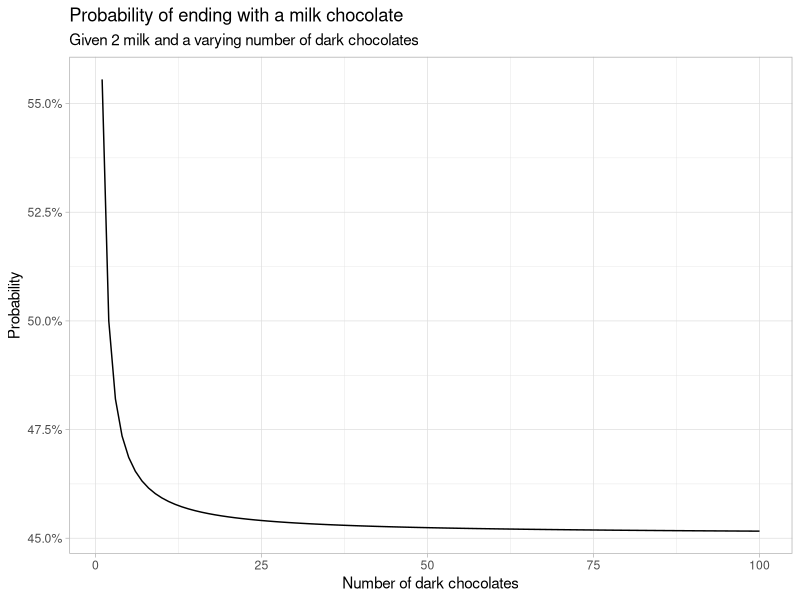
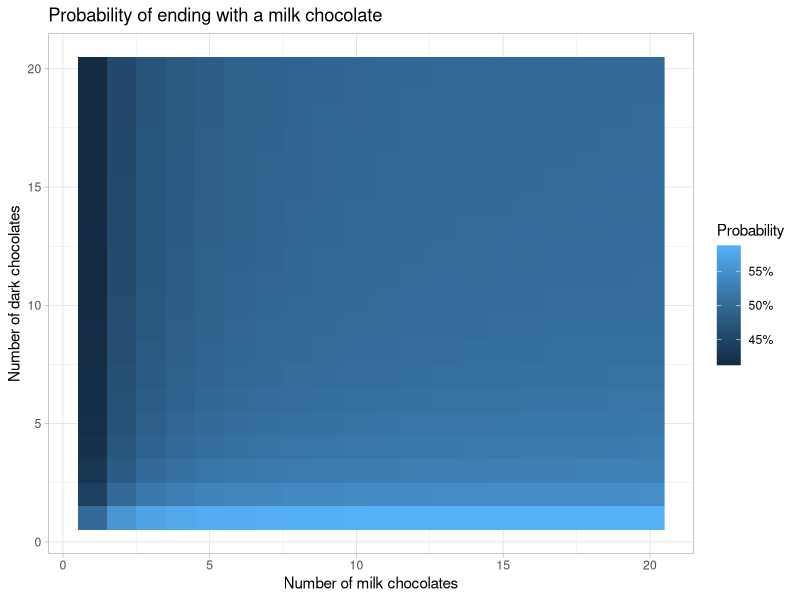

Generate these figures, in order, with R:
## ---- chunk 1
chocolates <- c(rep("m", 2), rep("d", 8))

eat_chocolates <- function() {
  # shuffle the chocolates around
  chocolates_left <- sample(chocolates)
  
  # eat the first chocolate
  last_taken <- chocolates_left[1]
  chocolates_left <- chocolates_left[-1]
  
  # eat the rest of the chocolates
  while (length(chocolates_left) > 0) {
    # take the first chocolate out of the bag
    to_eat <- chocolates_left[1]
    chocolates_left <- chocolates_left[-1]
    
    # put back and shuffle if differs from previous piece
    if (to_eat != last_taken) {
      chocolates_left <- sample(c(to_eat, chocolates_left))
    }
    
    last_taken <- to_eat
  }
  
  last_taken
}
## ---- chunk 2
simulations <- replicate(1e5, eat_chocolates())
mean(simulations == "m")
## ---- chunk 3
P <- function(m, d, previous = "") {
  if (m == 0) {
    return(0)
  } else if (d == 0) {
    return(1)
  }
  
  if (previous == "") {
    m/(m+d)*P(m-1, d, "milk") + d/(m+d)*P(m, d-1, "dark")
  } else if (previous == "milk") {
    (m^2+m*d)/(m^2+d^2+m*d)*P(m-1, d, "milk") + (d^2)/(m^2+d^2+m*d)*P(m, d-1, "dark")
  } else if (previous == "dark") {
    1 - P(d, m, "milk")
  }
}
## ---- chunk 4
P(2,0)
P(0,2)
P(1,1)
## ---- chunk 5
P(2,8)
## ---- chunk 6
library(tidyverse)
theme_set(theme_light())

simulations <- tibble(m = 2, d = 1:100) %>% 
  rowwise() %>% 
  mutate(p = P(m, d))

ggplot(simulations, aes(d, p)) + 
  geom_line() +
  scale_y_continuous(labels = scales::percent_format()) +
  labs(title = "Probability of ending with a milk chocolate",
       subtitle = "Given 2 milk and a varying number of dark chocolates",
       x = "Number of dark chocolates",
       y = "Probability")
## ---- chunk 7
n_max <- 20
mem <- list(milk = matrix(nrow = n_max, ncol = n_max),
            dark = matrix(nrow = n_max, ncol = n_max))

P_mem <- function(m, d, previous = "") {
  if (m == 0) {
    return(0)
  } else if (d == 0) {
    return(1)
  }
  
  if (previous != "" && !is.na(mem[[previous]][m, d])) {
    return(mem[[previous]][m, d])
  }
  
  if (previous == "") {
    res <- m/(m+d)*P_mem(m-1, d, "milk") + d/(m+d)*P_mem(m, d-1, "dark")
  } else if (previous == "milk") {
    res <- (m^2+m*d)/(m^2+d^2+m*d)*P_mem(m-1, d, "milk") + (d^2)/(m^2+d^2+m*d)*P_mem(m, d-1, "dark")
    mem[[previous]][m, d] <<- res
  } else if (previous == "dark") {
    res <- 1 - P_mem(d, m, "milk")
    mem[[previous]][m, d] <<- res
  }
  
  res
}

simulations <- crossing(m = 1:n_max, d = 1:n_max) %>% 
  rowwise() %>% 
  mutate(p = P_mem(m, d))

ggplot(simulations, aes(m, d, fill = p)) + 
  geom_raster() +
  scale_fill_continuous(labels = scales::percent_format()) +
  labs(title = "Probability of ending with a milk chocolate",
       x = "Number of milk chocolates",
       y = "Number of dark chocolates",
       fill = "Probability")
